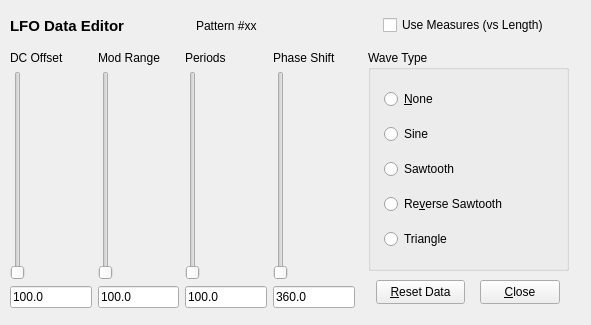
<?xml version="1.0" encoding="UTF-8"?>
<ui version="4.0">
 <class>qlfoframe</class>
 <widget class="QFrame" name="qlfoframe">
  <property name="geometry">
   <rect>
    <x>0</x>
    <y>0</y>
    <width>591</width>
    <height>325</height>
   </rect>
  </property>
  <property name="windowTitle">
   <string>Frame</string>
  </property>
  <widget class="QWidget" name="horizontalLayoutWidget">
   <property name="geometry">
    <rect>
     <x>10</x>
     <y>10</y>
     <width>553</width>
     <height>31</height>
    </rect>
   </property>
   <layout class="QHBoxLayout" name="horizontalLayout">
    <item>
     <widget class="QLabel" name="m_lfo_main_label">
      <property name="font">
       <font>
        <pointsize>11</pointsize>
        <weight>75</weight>
        <bold>true</bold>
       </font>
      </property>
      <property name="text">
       <string>LFO Data Editor</string>
      </property>
     </widget>
    </item>
    <item>
     <widget class="QLabel" name="m_pattern_label">
      <property name="text">
       <string>Pattern #xx</string>
      </property>
     </widget>
    </item>
    <item>
     <widget class="QCheckBox" name="m_measures_check_box">
      <property name="text">
       <string>Use Measures (vs Length)</string>
      </property>
     </widget>
    </item>
   </layout>
  </widget>
  <widget class="QPushButton" name="m_button_close">
   <property name="geometry">
    <rect>
     <x>480</x>
     <y>280</y>
     <width>80</width>
     <height>24</height>
    </rect>
   </property>
   <property name="text">
    <string>&amp;Close</string>
   </property>
  </widget>
  <widget class="QGroupBox" name="m_wave_type_group">
   <property name="geometry">
    <rect>
     <x>368</x>
     <y>50</y>
     <width>201</width>
     <height>221</height>
    </rect>
   </property>
   <property name="title">
    <string>Wave Type</string>
   </property>
   <widget class="QWidget" name="layoutWidget">
    <property name="geometry">
     <rect>
      <x>16</x>
      <y>30</y>
      <width>173</width>
      <height>181</height>
     </rect>
    </property>
    <layout class="QVBoxLayout" name="m_wave_layout">
     <item>
      <widget class="QRadioButton" name="m_radio_wave_none">
       <property name="text">
        <string>&amp;None</string>
       </property>
      </widget>
     </item>
     <item>
      <widget class="QRadioButton" name="m_radio_wave_sine">
       <property name="text">
        <string>Sine</string>
       </property>
      </widget>
     </item>
     <item>
      <widget class="QRadioButton" name="m_radio_wave_saw">
       <property name="text">
        <string>Sawtooth</string>
       </property>
      </widget>
     </item>
     <item>
      <widget class="QRadioButton" name="m_radio_wave_revsaw">
       <property name="text">
        <string>Re&amp;verse Sawtooth</string>
       </property>
      </widget>
     </item>
     <item>
      <widget class="QRadioButton" name="m_radio_wave_triangle">
       <property name="text">
        <string>Triangle</string>
       </property>
      </widget>
     </item>
    </layout>
   </widget>
  </widget>
  <widget class="QPushButton" name="m_button_reset">
   <property name="geometry">
    <rect>
     <x>376</x>
     <y>280</y>
     <width>89</width>
     <height>24</height>
    </rect>
   </property>
   <property name="text">
    <string>&amp;Reset Data</string>
   </property>
  </widget>
  <widget class="QWidget" name="">
   <property name="geometry">
    <rect>
     <x>10</x>
     <y>51</y>
     <width>345</width>
     <height>257</height>
    </rect>
   </property>
   <layout class="QGridLayout" name="sliderGridLayout">
    <item row="0" column="0">
     <widget class="QLabel" name="m_value_label">
      <property name="text">
       <string>DC Offset</string>
      </property>
     </widget>
    </item>
    <item row="0" column="1">
     <widget class="QLabel" name="m_range_label">
      <property name="text">
       <string>Mod Range</string>
      </property>
     </widget>
    </item>
    <item row="0" column="2">
     <widget class="QLabel" name="m_speed_label">
      <property name="text">
       <string>Periods</string>
      </property>
     </widget>
    </item>
    <item row="0" column="3">
     <widget class="QLabel" name="m_phase_label">
      <property name="text">
       <string>Phase Shift</string>
      </property>
     </widget>
    </item>
    <item row="1" column="0">
     <widget class="QSlider" name="m_value_slider">
      <property name="toolTip">
       <string>Sets the DC offset of the modulating waveform.</string>
      </property>
      <property name="orientation">
       <enum>Qt::Vertical</enum>
      </property>
     </widget>
    </item>
    <item row="1" column="1">
     <widget class="QSlider" name="m_range_slider">
      <property name="toolTip">
       <string>Sets the depth of the LFO modulation.</string>
      </property>
      <property name="orientation">
       <enum>Qt::Vertical</enum>
      </property>
     </widget>
    </item>
    <item row="1" column="2">
     <widget class="QSlider" name="m_speed_slider">
      <property name="toolTip">
       <string>The number of periods per pattern divided by beat width.  For long patterns, set it higher.  Subject to an anti-aliasing effect, especially for short patterns.</string>
      </property>
      <property name="orientation">
       <enum>Qt::Vertical</enum>
      </property>
     </widget>
    </item>
    <item row="1" column="3">
     <widget class="QSlider" name="m_phase_slider">
      <property name="toolTip">
       <string>Sets the phase of the LFO.</string>
      </property>
      <property name="orientation">
       <enum>Qt::Vertical</enum>
      </property>
     </widget>
    </item>
    <item row="2" column="0">
     <widget class="QLineEdit" name="m_value_text">
      <property name="text">
       <string>100.0</string>
      </property>
     </widget>
    </item>
    <item row="2" column="1">
     <widget class="QLineEdit" name="m_range_text">
      <property name="text">
       <string>100.0</string>
      </property>
     </widget>
    </item>
    <item row="2" column="2">
     <widget class="QLineEdit" name="m_speed_text">
      <property name="text">
       <string>100.0</string>
      </property>
     </widget>
    </item>
    <item row="2" column="3">
     <widget class="QLineEdit" name="m_phase_text">
      <property name="text">
       <string>360.0</string>
      </property>
     </widget>
    </item>
   </layout>
  </widget>
 </widget>
 <resources/>
 <connections/>
</ui>
